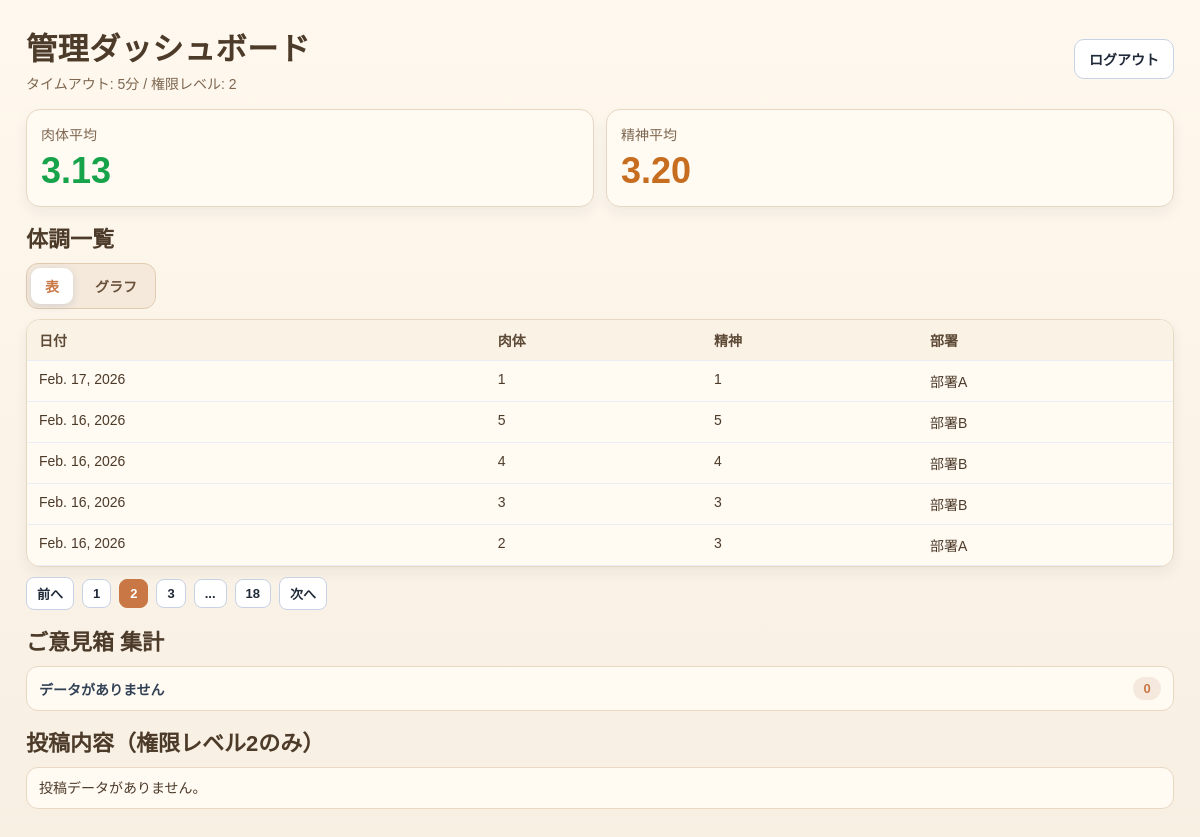
/dashboard/?page=2 (signed in), run on the app's committed database.
### conditions/models.py (models this page shows)
class Condition(models.Model):
    user = models.ForeignKey(settings.AUTH_USER_MODEL, on_delete=models.CASCADE)
    date = models.DateField()
    physical = models.IntegerField(
        null=True,
        blank=True,
        validators=[MinValueValidator(1), MaxValueValidator(5)],
    )
    mental = models.IntegerField(
        null=True,
        blank=True,
        validators=[MinValueValidator(1), MaxValueValidator(5)],
    )
    created_at = models.DateTimeField(auto_now_add=True)
    is_absent = models.BooleanField(default=False)
    notes = models.TextField(null=True, blank=True)
    class Meta:
        constraints = [
            models.UniqueConstraint(fields=["user", "date"], name="uniq_condition_user_date")
        ]

### accounts/models.py (models this page shows)
class EmployeeProfile(models.Model):
    user = models.OneToOneField(User, on_delete=models.CASCADE, related_name="profile")
    full_name = models.CharField(max_length=255)
    gender = models.CharField(max_length=32)
    age = models.PositiveIntegerField()
    department = models.CharField(max_length=255)
    is_target = models.BooleanField(default=False)

### dashboard/views.py (the view)
# urls.py: path("", views.dashboard_view, name="dashboard"),
@login_required
def dashboard_view(request):
    user = request.user
    if user.role_level not in (User.ROLE_ADMIN_L1, User.ROLE_ADMIN_L2):
        return render(request, "dashboard/not_allowed.html")
    conditions = (
        Condition.objects.select_related("user")
        .filter(is_absent=False)
        .order_by("-date", "-created_at")
    )
    profiles = EmployeeProfile.objects.select_related("user").all()
    profile_map = {p.user_id: p for p in profiles}
    excluded_ids = [p.user_id for p in profiles if p.is_target]
    filtered = []
    for c in conditions:
        profile = profile_map.get(c.user_id)
        if profile and profile.is_target:
            continue
        filtered.append({"condition": c, "profile": profile})
    paginator = Paginator(filtered, 5)
    page_number = request.GET.get("page")
    conditions_page = paginator.get_page(page_number)
    conditions_page_tokens = _build_page_tokens(conditions_page)
    graph_data = _build_graph_data(filtered)
    graph_data_dept_a = _build_graph_data(
        [row for row in filtered if row["profile"] and row["profile"].department == "部署A"]
    )
    graph_data_dept_b = _build_graph_data(
        [row for row in filtered if row["profile"] and row["profile"].department == "部署B"]
    )
    avg_values = (
        Condition.objects.filter(is_absent=False)
        .exclude(user_id__in=excluded_ids)
        .aggregate(avg_physical=Avg("physical"), avg_mental=Avg("mental"))
    )
    opinions = build_opinion_summary(user.role_level)
    opinions_paginator = Paginator(opinions.items, 5)
    opinions_page_number = request.GET.get("opinion_page")
    opinions_page = opinions_paginator.get_page(opinions_page_number)
    return render(
        request,
        "dashboard/dashboard.html",
        {
            "conditions_page": conditions_page,
            "conditions_page_tokens": conditions_page_tokens,
            "avg_physical": avg_values["avg_physical"],
            "avg_mental": avg_values["avg_mental"],
            "role_level": user.role_level,
            "opinions": opinions,
            "opinions_page": opinions_page,
            "admin_timeout_minutes": _get_admin_timeout_minutes(),
            "graph_data": graph_data,
            "graph_data_dept_a": graph_data_dept_a,
            "graph_data_dept_b": graph_data_dept_b,
        },
    )

### analysis/services.py (called while the page is built, shortened)
def _build_analysis_df():
    project_root = Path(settings.BASE_DIR).parent
    csv_path = project_root / "php_opinion_box" / "opinions" / "opinion_box.csv"
    if not csv_path.exists():
        return pd.DataFrame()

def build_opinion_summary(role_level: int) -> OpinionSummary:
    df = _build_analysis_df()
    if df.empty:
        return OpinionSummary(tag_counts={}, items=[])

### dashboard/views.py (called while the page is built)
def _get_admin_timeout_minutes():
    setting = SystemSetting.objects.first()
    if setting and setting.admin_timeout_minutes:
        return setting.admin_timeout_minutes
    return 5

def _build_graph_data(rows):
    date_bucket = defaultdict(lambda: {"physical_sum": 0.0, "mental_sum": 0.0, "count": 0})
    for row in rows:
        day = row["condition"].date
        date_bucket[day]["physical_sum"] += float(row["condition"].physical or 0)
        date_bucket[day]["mental_sum"] += float(row["condition"].mental or 0)
        date_bucket[day]["count"] += 1
    graph_data = []
    for day, data in sorted(date_bucket.items()):
        count = data["count"] or 1
        graph_data.append(
            {
                "date": day.strftime("%Y-%m-%d"),
                "physical_avg": round(data["physical_sum"] / count, 2),
                "mental_avg": round(data["mental_sum"] / count, 2),
            }
        )
    return graph_data

def _build_page_tokens(page_obj):
    total = page_obj.paginator.num_pages
    current = page_obj.number
    if total <= 7:
        return list(range(1, total + 1))
    tokens = []
    if current <= 3:
        tokens.extend([1, 2, 3, "...", total])
    elif current >= total - 2:
        tokens.extend([1, "...", total - 2, total - 1, total])
    else:
        tokens.extend([1, "...", current - 1, current, current + 1, "...", total])
    return tokens

### dashboard/templates/dashboard/dashboard.html (shortened to what this page needs)
<!DOCTYPE html>
<html lang="ja">
<head>
</head>
<body>
    <div class="page">
        <header class="header">
            <div>
                <h1 class="title">管理ダッシュボード</h1>
                <p class="sub">タイムアウト: {{ admin_timeout_minutes }}分 / 権限レベル: {{ role_level }}</p>
            </div>
            <a class="logout-btn" href="{% url 'accounts:logout' %}">ログアウト</a>
        </header>
        <section class="summary-grid">
            <article class="card">
                <p class="metric-label">肉体平均</p>
                <p class="metric-value good">{{ avg_physical|floatformat:2|default:"-" }}</p>
            </article>
            <article class="card">
                <p class="metric-label">精神平均</p>
                <p class="metric-value warn">{{ avg_mental|floatformat:2|default:"-" }}</p>
            </article>
        </section>
        <section class="section">
            <h2 class="section-title">体調一覧</h2>
            <div class="view-switch" role="tablist" aria-label="体調一覧表示切替">
                <button id="btn-table" class="view-btn is-active" type="button">表</button>
                <button id="btn-graph" class="view-btn" type="button">グラフ</button>
            </div>
            <div id="panel-table" class="panel is-active">
                <div class="table-wrap">
                    <table>
                        <thead>
                            <tr>
                                <th>日付</th>
                                <th>肉体</th>
                                <th>精神</th>
                                {% if role_level == 1 %}
                                    <th>氏名</th>
                                    <th>部署</th>
                                {% else %}
                                    <th>部署</th>
                                {% endif %}
                            </tr>
                        </thead>
                        <tbody>
                            {% for row in conditions_page %}
                                <tr>
                                    <td>{{ row.condition.date }}</td>
                                    <td>{{ row.condition.physical|default:"-" }}</td>
                                    <td>{{ row.condition.mental|default:"-" }}</td>
                                    {% if role_level == 1 %}
                                        <td>{{ row.profile.full_name|default:row.condition.user.username }}</td>
                                        <td>{{ row.profile.department|default:"-" }}</td>
                                    {% else %}
                                        <td>{{ row.profile.department|default:"-" }}</td>
                                    {% endif %}
                                </tr>
                            {% empty %}
                                <tr>
                                    <td colspan="5">データがありません。</td>
                                </tr>
                            {% endfor %}
                        </tbody>
                    </table>
                </div>
                {% if conditions_page.paginator.num_pages > 1 %}
                    <nav class="pager" aria-label="ページ切替">
                        {% if conditions_page.has_previous %}
                            <a class="pager-btn" href="?page={{ conditions_page.previous_page_number }}">前へ</a>
                        {% endif %}
                        {% for token in conditions_page_tokens %}
                            {% if token == "..." %}
                                <span class="pager-btn">...</span>
                            {% elif token == conditions_page.number %}
                                <span class="pager-btn is-current">{{ token }}</span>
                            {% else %}
                                <a class="pager-btn" href="?page={{ token }}">{{ token }}</a>
                            {% endif %}
                        {% endfor %}
                        {% if conditions_page.has_next %}
                            <a class="pager-btn" href="?page={{ conditions_page.next_page_number }}">次へ</a>
                        {% endif %}
                    </nav>
                {% endif %}
            </div>
        </section>
        <section class="section">
            <h2 class="section-title">ご意見箱 集計</h2>
            <div class="tags-grid">
                {% for tag, count in opinions.tag_counts.items %}
                    <div class="tag-item">
                        <span class="tag-name">{{ tag }}</span>
                        <span class="tag-count">{{ count }}</span>
                    </div>
                {% empty %}
                    <div class="tag-item">
                        <span class="tag-name">データがありません</span>
                        <span class="tag-count">0</span>
                    </div>
                {% endfor %}
            </div>
        </section>
        {% if role_level == 2 %}
            <section id="opinions" class="section">
                <h3 class="section-title">投稿内容（権限レベル2のみ）</h3>
                <ul class="post-list">
                    {% for item in opinions_page %}
                        <li class="post-item">
                            <p class="post-meta">{{ item.mode_label }} / {{ item.tag }}</p>
                            <p class="post-content">{{ item.content }}</p>
                        </li>
                    {% empty %}
                        <li class="post-item">
                            <p class="post-content">投稿データがありません。</p>
                        </li>
                    {% endfor %}
                </ul>
            </section>
        {% endif %}
    </div>
</body>
</html>

### dashboard/templates/dashboard/dashboard.html (style rules this page uses)
:root { --bg: #f7efe2; --card: #fffaf2; --text: #4d3b2a; --subtext: #7e6750; --line: #e8d8c2; --primary: #c97845; --good: #16a34a; --warn: #c66d1f; }
* { box-sizing: border-box; }
body { margin: 0; font-family: "Yu Gothic UI", "Meiryo", sans-serif; background: linear-gradient(180deg, #fff8ee 0%, var(--bg) 100%); color: var(--text); }
.page { max-width: 1180px; margin: 0 auto; padding: 24px 16px 40px; }
.header { display: flex; align-items: center; justify-content: space-between; gap: 12px; margin-bottom: 16px; }
.title { margin: 0; font-size: clamp(26px, 2.6vw, 38px); letter-spacing: 0.4px; }
.sub { margin: 4px 0 0; color: var(--subtext); font-size: 14px; }
.logout-btn { display: inline-block; text-decoration: none; border: 1px solid #c7d2e4; background: #ffffff; color: #1f2937; border-radius: 10px; padding: 9px 14px; font-size: 14px; font-weight: 600; }
.summary-grid { display: grid; grid-template-columns: repeat(2, minmax(0, 1fr)); gap: 12px; margin-bottom: 14px; }
.card { background: var(--card); border: 1px solid var(--line); border-radius: 14px; padding: 14px; box-shadow: 0 6px 14px rgba(22, 41, 73, 0.06); }
.metric-label { margin: 0; color: var(--subtext); font-size: 14px; }
.metric-value { margin: 6px 0 0; font-size: clamp(28px, 3vw, 42px); font-weight: 700; }
.good { color: var(--good); }
.warn { color: var(--warn); }
.section { margin-top: 14px; }
.section-title { margin: 0 0 10px; font-size: 22px; }
.table-wrap { background: var(--card); border: 1px solid var(--line); border-radius: 14px; overflow: auto; box-shadow: 0 6px 14px rgba(22, 41, 73, 0.06); }
.pager { margin-top: 10px; display: flex; gap: 8px; flex-wrap: wrap; align-items: center; }
.pager-btn { display: inline-block; text-decoration: none; border: 1px solid #c7d2e4; background: #ffffff; color: #1f2937; border-radius: 8px; padding: 6px 10px; font-size: 13px; font-weight: 600; }
.pager-btn.is-current { background: var(--primary); border-color: var(--primary); color: #ffffff; }
.view-switch { display: inline-flex; gap: 8px; margin-bottom: 10px; background: #f4e9db; border: 1px solid #e2ccb0; border-radius: 12px; padding: 4px; }
.view-btn { border: 0; border-radius: 9px; background: transparent; color: #6b5139; padding: 8px 14px; font-size: 14px; font-weight: 700; cursor: pointer; }
.view-btn.is-active { background: #ffffff; box-shadow: 0 2px 8px rgba(27, 66, 127, 0.14); color: var(--primary); }
.panel { display: none; }
.panel.is-active { display: block; }
table { width: 100%; border-collapse: collapse; min-width: 680px; }
th, td { border-bottom: 1px solid #e9eef6; padding: 10px 12px; text-align: left; font-size: 14px; vertical-align: top; }
th { position: sticky; top: 0; background: #fbf2e6; color: #5d4a36; font-weight: 700; z-index: 1; }
.tags-grid { display: grid; grid-template-columns: repeat(auto-fit, minmax(170px, 1fr)); gap: 10px; }
.tag-item { display: flex; justify-content: space-between; align-items: center; border: 1px solid var(--line); background: var(--card); border-radius: 12px; padding: 10px 12px; }
.tag-name { color: #314155; font-size: 14px; font-weight: 600; }
.tag-count { min-width: 28px; text-align: center; border-radius: 999px; background: #f5e9dd; color: var(--primary); font-weight: 700; padding: 4px 8px; font-size: 13px; }
.post-list { margin: 0; padding: 0; list-style: none; display: grid; gap: 10px; }
.post-item { background: var(--card); border: 1px solid var(--line); border-radius: 12px; padding: 10px 12px; }
.post-content { margin: 0; font-size: 14px; line-height: 1.45; white-space: pre-wrap; word-break: break-word; }

### data on the page
Condition: condition "Feb. 17, 2026", condition.physical "1", condition.mental "1", profile.department "部署A"
Condition: condition "Feb. 16, 2026", condition.physical "5", condition.mental "5", profile.department "部署B"
Condition: condition "Feb. 16, 2026", condition.physical "4", condition.mental "4", profile.department "部署B"
Condition: condition "Feb. 16, 2026", condition.physical "3", condition.mental "3", profile.department "部署B"
Condition: condition "Feb. 16, 2026", condition.physical "2", condition.mental "3", profile.department "部署A"

### other printed values
{{ admin_timeout_minutes }} "5"
{{ role_level }} "2"
{{ avg_physical|floatformat:2|default:"-" }} "3.13"
{{ avg_mental|floatformat:2|default:"-" }} "3.20"
{{ token }} "1" "3" "18"
{{ token }} "2"
